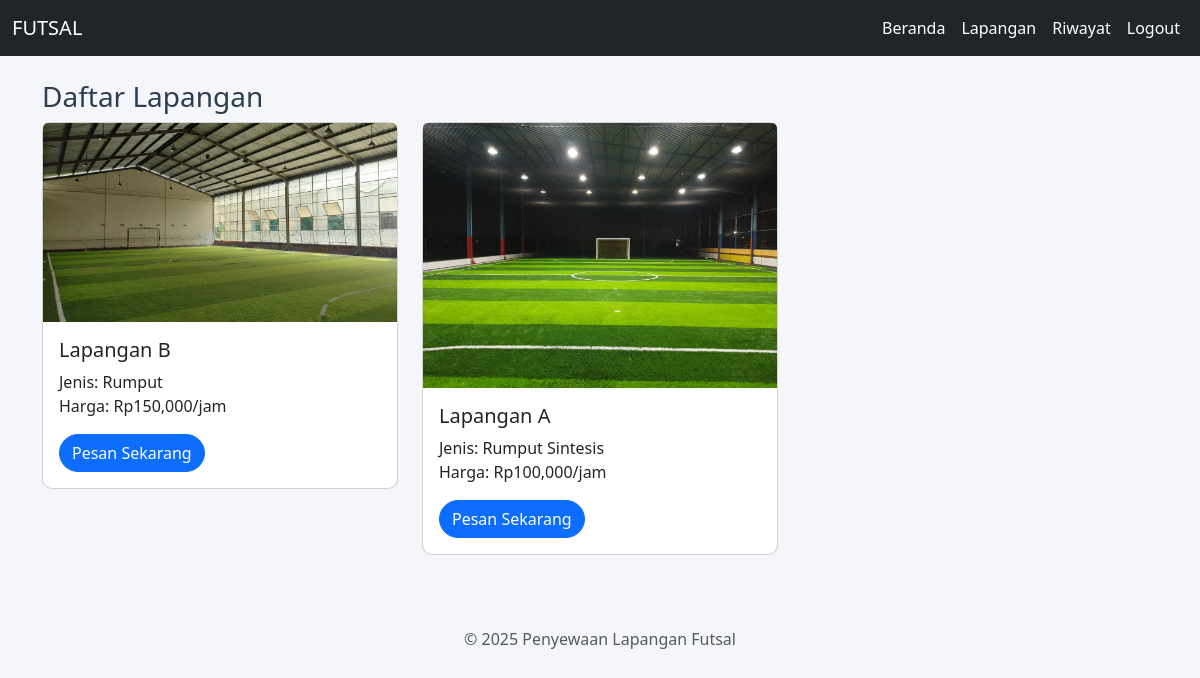
/user/daftar_lapangan.php (signed in), run on the app's committed database.
### tables this page shows
CREATE TABLE `lapangan` (
  `id` int(11) NOT NULL,
  `nama_lapangan` varchar(100) DEFAULT NULL,
  `jenis` varchar(50) DEFAULT NULL,
  `harga_per_jam` int(11) DEFAULT NULL,
  `foto` varchar(255) DEFAULT NULL,
  `gambar` varchar(255) DEFAULT NULL
);

### user/daftar_lapangan.php (the view, shortened to what this page needs)
<?php
include '../koneksi.php';
$lapangan = $conn->query("SELECT * FROM lapangan");
?>
<?php include '../header.php'; ?>
<h3>Daftar Lapangan</h3>
<div class="row">
  <?php while ($l = $lapangan->fetch_assoc()): ?>
    <div class="col-md-4">
      <div class="card mb-4">
        <?php if (!empty($l['gambar'])): ?>
          <img src="../uploads/<?= $l['gambar'] ?>" class="card-img-top" alt="<?= $l['nama_lapangan'] ?>">
        <?php else: ?>
          <img src="https://via.placeholder.com/400x200?text=Lapangan" class="card-img-top" alt="Placeholder">
        <?php endif; ?>
        <div class="card-body">
          <h5 class="card-title"><?= $l['nama_lapangan'] ?></h5>
          <p class="card-text">
            Jenis: <?= $l['jenis'] ?><br>
            Harga: Rp<?= number_format($l['harga_per_jam']) ?>/jam
          </p>
          <a href="pesan.php" class="btn btn-primary">Pesan Sekarang</a>
        </div>
      </div>
    </div>
  <?php endwhile; ?>
</div>
<?php include '../footer.php'; ?>

### css/style.css (style rules this page uses)
body { background-color: #f4f6f9; font-family: 'Segoe UI', sans-serif; }
.card { border-radius: 10px; }
h2, h3 { color: #2c3e50; }
.btn { border-radius: 20px; }

### data on the page
lapangan: gambar (picture), nama_lapangan "Lapangan B", jenis "Rumput", harga_per_jam "150,000"
lapangan: gambar (picture), nama_lapangan "Lapangan A", jenis "Rumput Sintesis", harga_per_jam "100,000"
